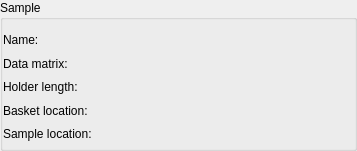
<?xml version="1.0" encoding="UTF-8"?>
<ui version="4.0">
 <class>SampleInfoWidgetLayout</class>
 <widget class="QWidget" name="SampleInfoWidgetLayout">
  <property name="geometry">
   <rect>
    <x>0</x>
    <y>0</y>
    <width>357</width>
    <height>151</height>
   </rect>
  </property>
  <property name="sizePolicy">
   <sizepolicy hsizetype="Preferred" vsizetype="Preferred">
    <horstretch>0</horstretch>
    <verstretch>0</verstretch>
   </sizepolicy>
  </property>
  <property name="windowTitle">
   <string>SampleInfo</string>
  </property>
  <layout class="QVBoxLayout">
   <property name="spacing">
    <number>0</number>
   </property>
   <property name="margin">
    <number>0</number>
   </property>
   <item>
    <widget class="QGroupBox" name="gbox">
     <property name="sizePolicy">
      <sizepolicy hsizetype="Preferred" vsizetype="Preferred">
       <horstretch>0</horstretch>
       <verstretch>0</verstretch>
      </sizepolicy>
     </property>
     <property name="title">
      <string>Sample</string>
     </property>
     <layout class="QVBoxLayout">
      <property name="spacing">
       <number>2</number>
      </property>
      <property name="leftMargin">
       <number>0</number>
      </property>
      <property name="rightMargin">
       <number>5</number>
      </property>
      <property name="bottomMargin">
       <number>5</number>
      </property>
      <item>
       <layout class="QHBoxLayout">
        <item>
         <layout class="QHBoxLayout" name="hbox">
          <item>
           <layout class="QVBoxLayout" name="label_vbox">
            <item>
             <widget class="QLabel" name="name_label">
              <property name="text">
               <string>Name:</string>
              </property>
              <property name="wordWrap">
               <bool>false</bool>
              </property>
             </widget>
            </item>
            <item>
             <widget class="QLabel" name="data_matrix_label">
              <property name="text">
               <string>Data matrix:</string>
              </property>
              <property name="wordWrap">
               <bool>false</bool>
              </property>
             </widget>
            </item>
            <item>
             <widget class="QLabel" name="holder_length_label">
              <property name="text">
               <string>Holder length:</string>
              </property>
              <property name="wordWrap">
               <bool>false</bool>
              </property>
             </widget>
            </item>
            <item>
             <widget class="QLabel" name="basket_location_label">
              <property name="text">
               <string>Basket location:</string>
              </property>
              <property name="wordWrap">
               <bool>false</bool>
              </property>
             </widget>
            </item>
            <item>
             <widget class="QLabel" name="sample_location_label">
              <property name="text">
               <string>Sample location:</string>
              </property>
              <property name="wordWrap">
               <bool>false</bool>
              </property>
             </widget>
            </item>
           </layout>
          </item>
          <item>
           <layout class="QVBoxLayout" name="value_vbox">
            <item>
             <widget class="QLabel" name="name_value_label">
              <property name="minimumSize">
               <size>
                <width>220</width>
                <height>0</height>
               </size>
              </property>
              <property name="maximumSize">
               <size>
                <width>75</width>
                <height>32767</height>
               </size>
              </property>
              <property name="wordWrap">
               <bool>false</bool>
              </property>
             </widget>
            </item>
            <item>
             <widget class="QLabel" name="data_matrix_value_label">
              <property name="minimumSize">
               <size>
                <width>220</width>
                <height>0</height>
               </size>
              </property>
              <property name="maximumSize">
               <size>
                <width>75</width>
                <height>32767</height>
               </size>
              </property>
              <property name="wordWrap">
               <bool>false</bool>
              </property>
             </widget>
            </item>
            <item>
             <widget class="QLabel" name="holder_length_value_label">
              <property name="minimumSize">
               <size>
                <width>220</width>
                <height>0</height>
               </size>
              </property>
              <property name="maximumSize">
               <size>
                <width>50</width>
                <height>32767</height>
               </size>
              </property>
              <property name="wordWrap">
               <bool>false</bool>
              </property>
             </widget>
            </item>
            <item>
             <widget class="QLabel" name="basket_location_value_label">
              <property name="minimumSize">
               <size>
                <width>220</width>
                <height>0</height>
               </size>
              </property>
              <property name="maximumSize">
               <size>
                <width>50</width>
                <height>32767</height>
               </size>
              </property>
              <property name="wordWrap">
               <bool>false</bool>
              </property>
             </widget>
            </item>
            <item>
             <widget class="QLabel" name="sample_location_value_label">
              <property name="minimumSize">
               <size>
                <width>220</width>
                <height>0</height>
               </size>
              </property>
              <property name="maximumSize">
               <size>
                <width>50</width>
                <height>32767</height>
               </size>
              </property>
              <property name="wordWrap">
               <bool>false</bool>
              </property>
             </widget>
            </item>
           </layout>
          </item>
         </layout>
        </item>
       </layout>
      </item>
     </layout>
    </widget>
   </item>
  </layout>
 </widget>
 <layoutdefault spacing="6" margin="11"/>
 <resources/>
 <connections/>
</ui>
